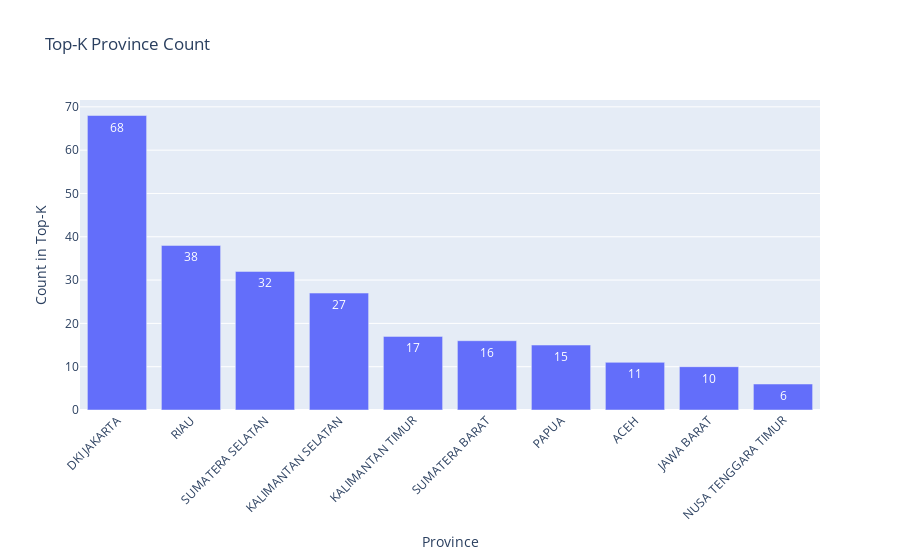

The notebook cell saved with this chart:
### Code cell
if not top_province.empty:
    fig = px.bar(top_province, x="province", y="count", title="Top-K Province Count", text="count")
    fig.update_layout(xaxis_title="Province", yaxis_title="Count in Top-K", xaxis_tickangle=-45)
    fig.show()
else:
    print("Tidak ada data top province.")

### Figure 1 — Plotly figure (JSON) as saved in the notebook; plotly's stock layout.template omitted (floating-point values rounded to 4 significant figures)
{"data": [{"alignmentgroup": "True", "hovertemplate": "province=%{x}<br>count=%{text}<extra></extra>", "legendgroup": "", "marker": {"color": "#636efa", "pattern": {"shape": ""}}, "name": "", "offsetgroup": "", "orientation": "v", "showlegend": false, "text": [68, 38, 32, 27, 17, 16, 15, 11, 10, 6], "textposition": "auto", "type": "bar", "x": ["DKI JAKARTA", "RIAU", "SUMATERA SELATAN", "KALIMANTAN SELATAN", "KALIMANTAN TIMUR", "SUMATERA BARAT", "PAPUA", "ACEH", "JAWA BARAT", "NUSA TENGGARA TIMUR"], "xaxis": "x", "y": [68, 38, 32, 27, 17, 16, 15, 11, 10, 6], "yaxis": "y"}], "layout": {"barmode": "relative", "legend": {"tracegroupgap": 0}, "title": {"text": "Top-K Province Count"}, "xaxis": {"anchor": "y", "domain": [0, 1], "tickangle": -45, "title": {"text": "Province"}}, "yaxis": {"anchor": "x", "domain": [0, 1], "title": {"text": "Count in Top-K"}}}}
